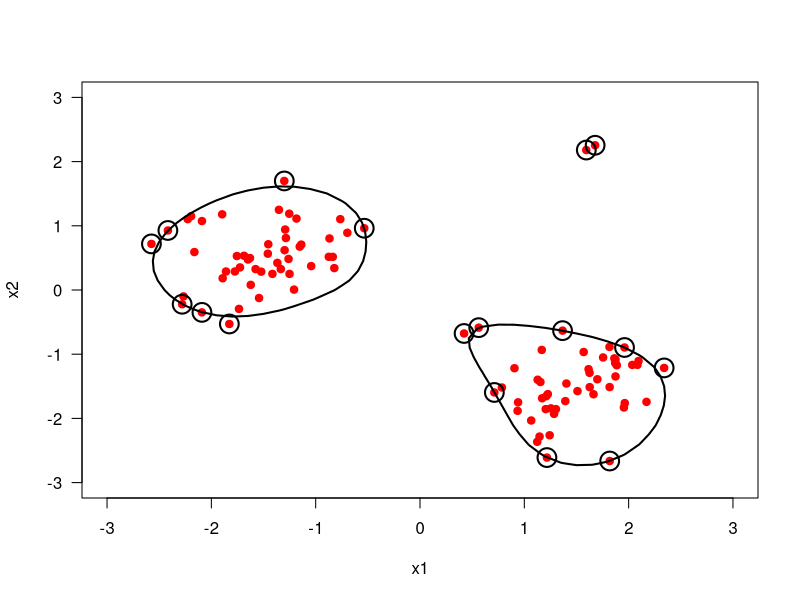

Write R code to recreate this figure.
# read data into memory
data_set <- read.csv("lab09_description_data_set.csv")

# get X values
X_train <- cbind(data_set$x1, data_set$x2)

# get number of samples and number of features
N_train <- nrow(X_train)
D_train <- ncol(X_train)

# define Euclidean distance function
pdist <- function(X1, X2) {
  if (identical(X1, X2) == TRUE) {
    D <- as.matrix(dist(X1))
  }
  else {
    D <- as.matrix(dist(rbind(X1, X2)))
    D <- D[1:nrow(X1), (nrow(X1) + 1):(nrow(X1) + nrow(X2))]
  }
  return(D)
}

# define Gaussian kernel function
gaussian_kernel <- function(X1, X2, sigma) {
  D <- pdist(X1, X2)
  K <- exp(-D^2 / (2 * sigma^2))
}

# calculate Gaussian kernel
s <- 1
K_train <- gaussian_kernel(X_train, X_train, s)

# set learning parameters
C <- 0.1
epsilon <- 1e-3

# add library required to solve QP problems
library(kernlab)
result <- ipop(c = -0.5 * diag(K_train), H = K_train,
               A = rep(1, N_train), b = 1, r = 0,
               l = rep(0, N_train), u = rep(C, N_train))
alpha <- result@primal
alpha[alpha > 0 & alpha < C * epsilon] <- 0
alpha[alpha > 0 & alpha > C * (1 - epsilon)] <- C

# find R parameter
support_indices <- which(alpha != 0)
active_indices <- which(alpha != 0 & alpha < C)
R <- sqrt(alpha[support_indices] %*% K_train[support_indices, support_indices] %*% alpha[support_indices] + 
          mean(diag(K_train[active_indices, active_indices])) - 2 * mean(K_train[active_indices, support_indices] %*% alpha[support_indices]))

# evaluate discriminant function on a grid
x1_interval <- seq(from = -3, to = +3, by = 0.15)
x2_interval <- seq(from = -3, to = +3, by = 0.15)
x1_grid <- matrix(x1_interval, nrow = length(x1_interval), ncol = length(x1_interval), byrow = FALSE)
x2_grid <- matrix(x2_interval, nrow = length(x2_interval), ncol = length(x2_interval), byrow = TRUE)

K_test_train <- gaussian_kernel(cbind(as.numeric(x1_grid), as.numeric(x2_grid)), X_train, s)
K_test_test <- gaussian_kernel(cbind(as.numeric(x1_grid), as.numeric(x2_grid)), cbind(as.numeric(x1_grid), as.numeric(x2_grid)), s)

discriminant_values <- matrix(as.numeric(R^2 - alpha[support_indices] %*% K_train[support_indices, support_indices] %*% alpha[support_indices]) + 2 * K_test_train %*% alpha - diag(K_test_test), length(x1_interval), length(x2_interval))

plot(X_train[, 1], X_train[, 2], 
     type = "p", pch = 19, col = "red",
     xlim = c(-3, +3), ylim = c(-3, +3),
     xlab = "x1", ylab = "x2", las = 1)
points(X_train[support_indices, 1], X_train[support_indices, 2], cex = 2.5, lwd = 2, pch = 1)
contour(x1_interval, x2_interval, discriminant_values, levels = 0, add = TRUE, lwd = 2, drawlabels = FALSE, lty = c(1, 2, 2))
